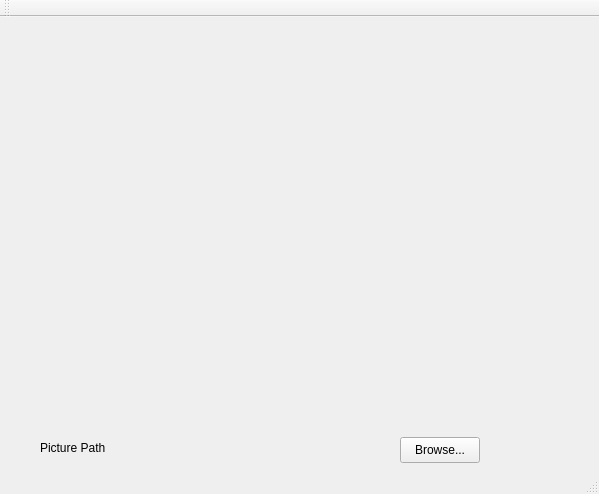
<?xml version="1.0" encoding="UTF-8"?>
<ui version="4.0">
 <class>MainWindow</class>
 <widget class="QMainWindow" name="MainWindow">
  <property name="geometry">
   <rect>
    <x>0</x>
    <y>0</y>
    <width>599</width>
    <height>494</height>
   </rect>
  </property>
  <property name="windowTitle">
   <string>MainWindow</string>
  </property>
  <widget class="QWidget" name="centralWidget">
   <widget class="QPushButton" name="pushButtonBrowse">
    <property name="geometry">
     <rect>
      <x>400</x>
      <y>420</y>
      <width>80</width>
      <height>26</height>
     </rect>
    </property>
    <property name="text">
     <string>Browse...</string>
    </property>
   </widget>
   <widget class="QLabel" name="labelTextLabel">
    <property name="geometry">
     <rect>
      <x>40</x>
      <y>420</y>
      <width>171</width>
      <height>21</height>
     </rect>
    </property>
    <property name="text">
     <string>Picture Path</string>
    </property>
   </widget>
   <widget class="QLabel" name="label_pic">
    <property name="geometry">
     <rect>
      <x>20</x>
      <y>40</y>
      <width>561</width>
      <height>361</height>
     </rect>
    </property>
    <property name="text">
     <string/>
    </property>
   </widget>
  </widget>
  <widget class="QMenuBar" name="menuBar">
   <property name="geometry">
    <rect>
     <x>0</x>
     <y>0</y>
     <width>599</width>
     <height>23</height>
    </rect>
   </property>
  </widget>
  <widget class="QToolBar" name="mainToolBar">
   <attribute name="toolBarArea">
    <enum>TopToolBarArea</enum>
   </attribute>
   <attribute name="toolBarBreak">
    <bool>false</bool>
   </attribute>
  </widget>
  <widget class="QStatusBar" name="statusBar"/>
 </widget>
 <layoutdefault spacing="6" margin="11"/>
 <resources/>
 <connections/>
</ui>
